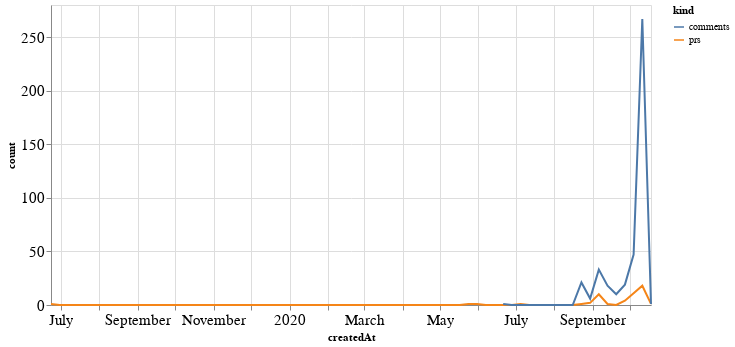

This figure's notebook cell:
### Code cell
alt.Chart(total_time, width=600).mark_line().encode(
    x='createdAt',
    y='count',
    color='kind'
)

### Figure 1 — Vega-Lite specification as saved in the notebook (floating-point values rounded to 4 significant figures; data arrays with more than 128 entries replaced by an {"elided": "..."} marker saying what was removed)
{"config": {"axisLeft": {"labelFontSize": 15}, "axisBottom": {"labelFontSize": 15}}, "data": {"name": "data-26c1809ed839f3c6287c009c2887bf5e"}, "mark": "line", "encoding": {"color": {"type": "nominal", "field": "kind"}, "x": {"type": "temporal", "field": "createdAt"}, "y": {"type": "quantitative", "field": "count"}}, "width": 600, "$schema": "https://vega.github.io/schema/vega-lite/v4.8.1.json", "datasets": {"data-26c1809ed839f3c6287c009c2887bf5e": {"elided": "140 records"}}}
